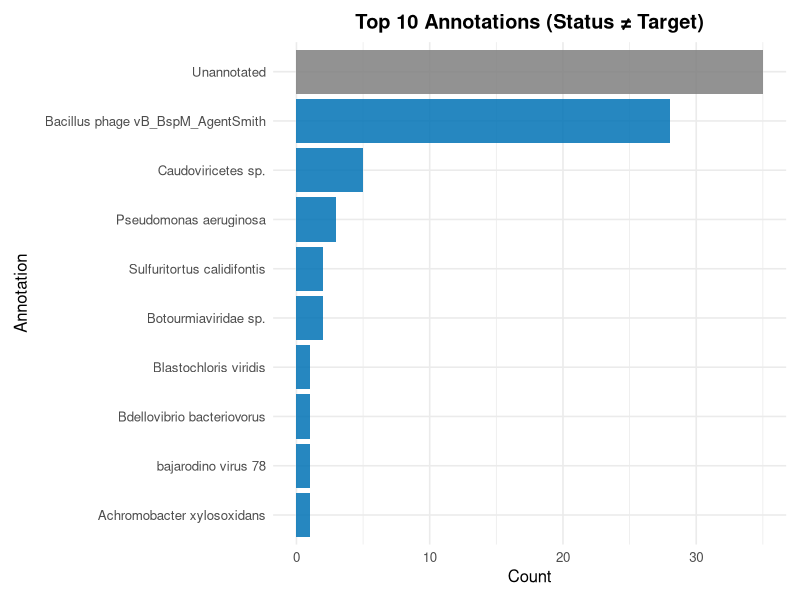

The R source for this figure:
 library(ggplot2)
library(dplyr)
library(ggsci)

# ---- Load Data ----
yfl_data <- read.table("PRJ.15.YFL.annotation.txt", header = TRUE, sep = "\t", stringsAsFactors = FALSE)

# ---- Clean and Filter ----
yfl_data$annotation[is.na(yfl_data$annotation)] <- "Unannotated"
yfl_data <- yfl_data %>% filter(status != "Target")

# ---- Get Top 10 Annotations ----
top10_annots <- table(yfl_data$annotation) %>%
  sort(decreasing = TRUE) %>%
  head(10)

# ---- Prepare Plot Data ----
plot_data <- data.frame(
  annotation = names(top10_annots),
  count = as.numeric(top10_annots)
)

# ---- Color Setup ----
nejm_color <- pal_nejm("default")(2)[2]
plot_data$fill <- ifelse(plot_data$annotation == "Unannotated", "grey50", nejm_color)

# ---- Plot ----
ggplot(plot_data, aes(x = reorder(annotation, count), y = count, fill = fill)) +
  geom_col(alpha = 0.85) +
  coord_flip() +
  scale_fill_identity() +
  labs(title = "Top 10 Annotations (Status ≠ Target)", x = "Annotation", y = "Count") +
  theme_minimal(base_size = 12) +
  theme(
    plot.title = element_text(hjust = 0.5, face = "bold"),
    axis.title.y = element_text(margin = margin(r = 10)),
    plot.margin = margin(10, 10, 10, 10)
  )
